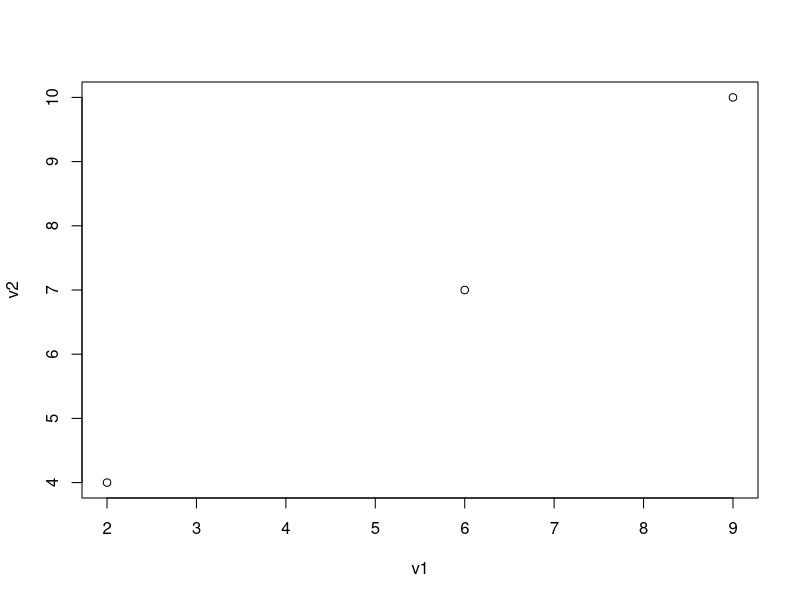
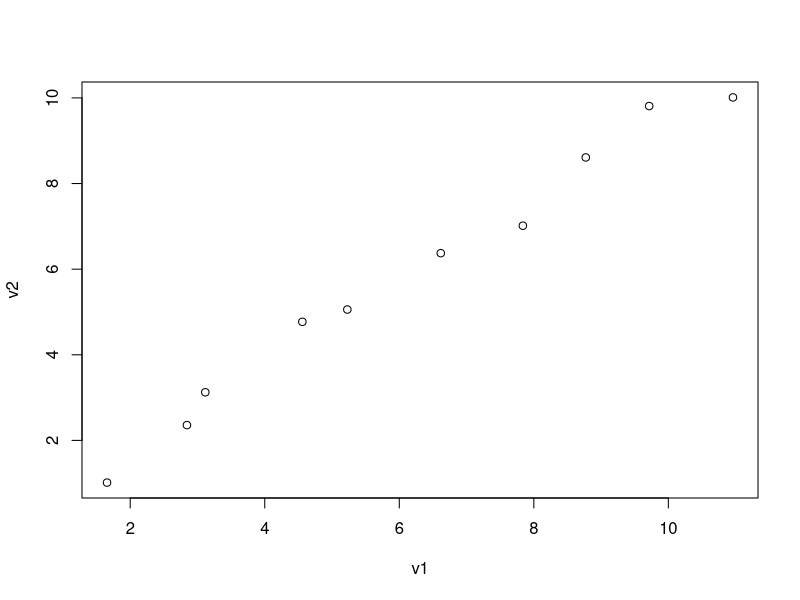
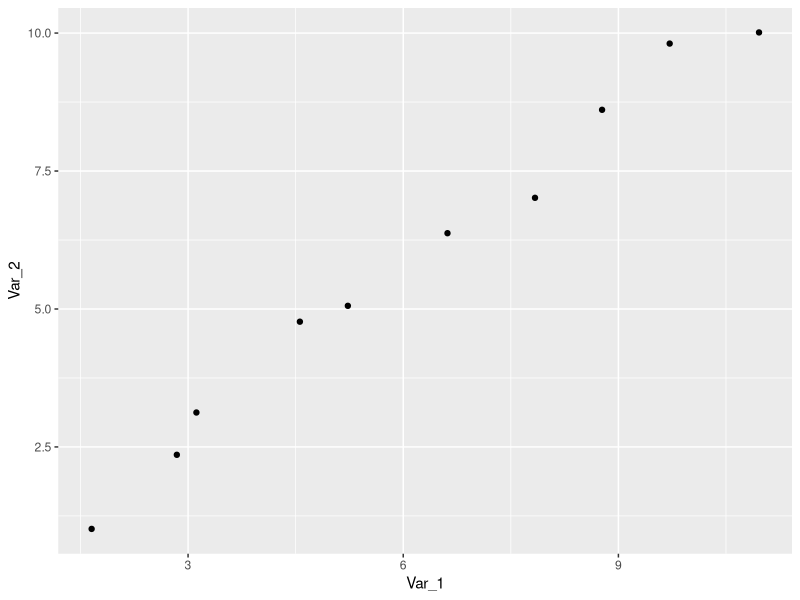

Here is the R script that generated these plots, in order:
# basicR.R
# Written by James Crall
# Intro for ENTOM 375: Digital Ecology, S' 2023

# This is a comment! Lines with a '#' at the beginning are not interpreted as code, and can be used to add notes/descriptions
# NB this is true in both R and Python


### basic variables and manipulation
x <- 5 
  # The '<-' symbol assigns the value on the right the variable on the right - equivalent to '5 -> x'
  #Notice also that now the 'Environment' window in the upper right has a new variable, 'x', with value 5

print(x) #Prints to the Console window. 
#This is an example of a function ('print') with an input ('x')
#Each function will have different kinds of inputs

y <- 10
  #Define a second variable
z  = x + y

print(z)


### Vectors
v1 <- c(2,6,9)
  #This line uses the 'concatenate' function ('c') to combine three numbers into a single variable, which is a vector

v2 <- c(4,7,10)
  #Create a second vector of the same length

plot(v1, v2)
  #Plot these two vectors against each other
  #Note that 

# Reach: Try modifying these vectors with unique numbers, and extending to 5 numbers each

#Operations on vector
v1_squared <- v1^2
  #This creates another vector of equal length 

#Sequences
x <- 1:10
print(x)
  #This generates a vector with integers from 1 to 10
  #Reach: check out the 'seq' function and read about it with '?seq' in the console, and try to generate a vector of 100 

#Indexing vectors
print(v1[2]) #This prints the second item in 

#Generating random number vectors
v1 <-runif(10) #This create a vector with ten random numbers (between 0 and 1).
  #Note that this overwrote the 'v1' variable above

# Now make a similar vector, but adding on a sequence of integers from 1 to 10
# This will make a set of increasing numbers with random noise added
v1 <- runif(10) + 1:10

v2 <- runif(10) + 1:10
  #Create a second vector of the same length

plot(v1,v2)
  #Now plot these against each other



### Data frames
  #Data frames are relative flexible formats that can hold multiple vectors and data types, sort of like a spreadsheet within R
my_data <- data.frame('Var_1' = v1, 'Var_2' = v2)

#Indexing from data frames
print(my_data[,1])
print(my_data$Var_1)
  #Notice that these give the same output!



### Libraries (this adds a unique set of functions).
  #If this line gives you an error, make sure 'ggplot2' is intalled in the 'Packages' window, if not install
library(ggplot2)

#Alternative plotting with ggplot
ggplot(my_data, aes(x = Var_1, y = Var_2))+geom_point()
